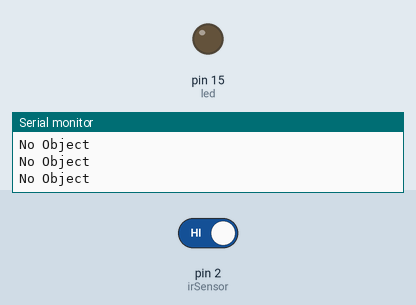
Recording of a sketch running on a simulated Arduino Uno, built with avr-gcc and run on an emulated ATmega328P. Shown: output pins drawn as LEDs (lit = HIGH), the last lines printed to the serial monitor. The inputs (shaded band) are chosen by the test bench; at power-on: pin 2 (irSensor) HIGH.

Above: at 1.2 s.
1.3 s: pin 2 (irSensor) driven LOW
At 2.6 s:
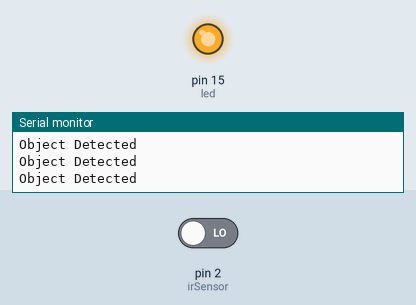
2.9 s: pin 2 (irSensor) driven HIGH
At 3.8 s:
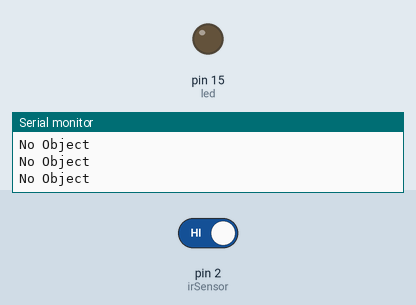
Timing chart, 0 to 5.9 s (numbered marks = the images above; inputs shaded):
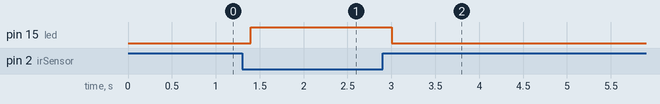

Measured:
- after the input at 1.3 s, pin 15 (led): LOW → HIGH after 0.10 s
- after the input at 2.9 s, pin 15 (led): HIGH → LOW after 0.10 s

The sketch:

ir_code.ino
```cpp
// IR Sensor + LED
// If object detected -> LED ON
// Also print on Serial Monitor

int irSensor = 2;   // IR sensor OUT pin
int led = 15;       // LED pin

void setup()
{
    pinMode(irSensor, INPUT);
    pinMode(led, OUTPUT);

    Serial.begin(9600);
}

void loop()
{
    int val = digitalRead(irSensor);

    // Most IR sensors give LOW when object detected
    if(val == LOW)
    {
        digitalWrite(led, HIGH);

        Serial.println("Object Detected");
    }
    else
    {
        digitalWrite(led, LOW);

        Serial.println("No Object");
    }

    delay(200);
}
```
